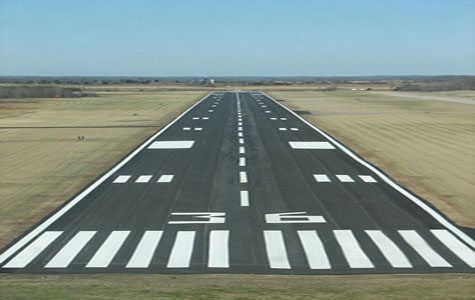
//> input picture Run.jpg, 475 x 300 px
$ ./Canny Run.jpg   (built with g++ and OpenCV 4)
//> lines starting //> are read from the running program, lines starting //| are printed output that depends on the picture
#include "opencv2/imgproc/imgproc.hpp"
#include "opencv2/highgui/highgui.hpp"
#include <stdlib.h>
#include <stdio.h>

using namespace cv;

/// Global variables

Mat src, src_gray;
Mat dst, detected_edges;

int edgeThresh = 1;
int lowThreshold;
int const max_lowThreshold = 250;
int ratio = 3;
int kernel_size = 3;
char* window_name = "Edge Map";

/**
 * @function CannyThreshold
 * @brief Trackbar callback - Canny thresholds input with a ratio 1:3
 */
void CannyThreshold(int, void*)
{
  /// Reduce noise with a kernel 3x3
  blur( src_gray, detected_edges, Size(3,3) );

  /// Canny detector
  Canny( detected_edges, detected_edges, lowThreshold, lowThreshold*ratio, kernel_size );

  vector<Vec4i> lines;
  HoughLinesP(detected_edges, lines, 1, CV_PI/180, 50, 50, 10 );

  /// Using Canny's output as a mask, we display our result
  dst = Scalar::all(0);
  printf("number of lines = %d\n", lines.size());
  src.copyTo( dst, detected_edges);
  imshow( window_name, dst );
 }


/** @function main */
int main( int argc, char** argv )
{
  /// Load an image
  src = imread( argv[1] );
//> src is the input picture: 300 rows x 475 cols, CV_8UC3; mean B, G, R 139.8, 144.7, 128.9

  if( !src.data )
  { return -1; }

  /// Create a matrix of the same type and size as src (for dst)
  dst.create( src.size(), src.type() );

  /// Convert the image to grayscale
  cvtColor( src, src_gray, CV_BGR2GRAY );
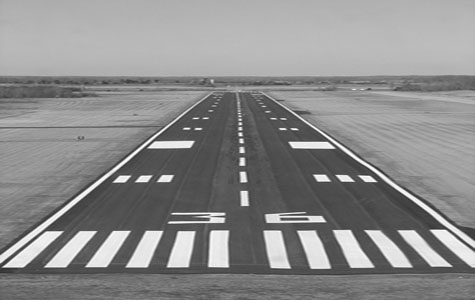
//> src_gray: 300 rows x 475 cols, CV_8UC1; min 46, max 254, mean 139.4

  /// Create a window
  namedWindow( window_name, CV_WINDOW_AUTOSIZE );

  /// Create a Trackbar for user to enter threshold
  createTrackbar( "Min Threshold:", window_name, &lowThreshold, max_lowThreshold, CannyThreshold );

  /// Show the image
  CannyThreshold(0, 0);
//> in CannyThreshold, `blur( src_gray, detected_edges, Size(3,3) );`:
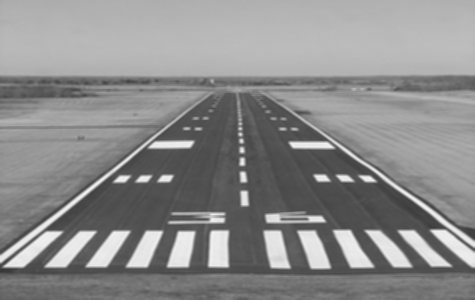
//> detected_edges: 300 rows x 475 cols, CV_8UC1; min 54, max 243, mean 139.4
//> in CannyThreshold, `Canny( detected_edges, detected_edges, lowThreshold, lowThreshold*rati..`:
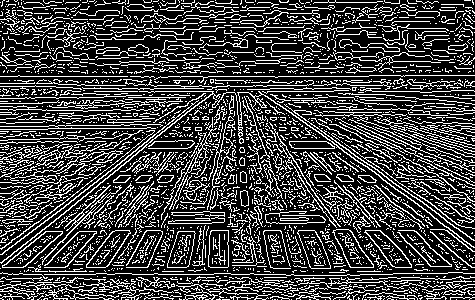
//> detected_edges: 300 rows x 475 cols, CV_8UC1; 26.1% white in thin lines or dots
//> in CannyThreshold, `HoughLinesP(detected_edges, lines, 1, CV_PI/180, 50, 50, 10 );`: lines = 422 lines (x1, y1, x2, y2), first 8: [132, 274, 213, 274], [0, 76, 368, 76], [73, 88, 212, 88], [365, 91, 419, 91], [1, 263, 143, 148], [420, 86, 471, 85], [0, 273, 68, 274], [113, 256, 474, 118]
//| number of lines = 422
//> in CannyThreshold, `src.copyTo( dst, detected_edges);`:
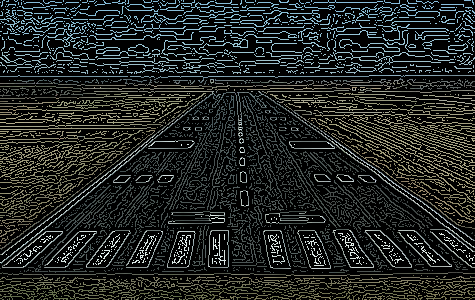
//> dst: 300 rows x 475 cols, CV_8UC3; mean B, G, R 35.2, 37, 33.5

  /// Wait until user exit program by pressing a key
  waitKey(0);

  return 0;
  }
